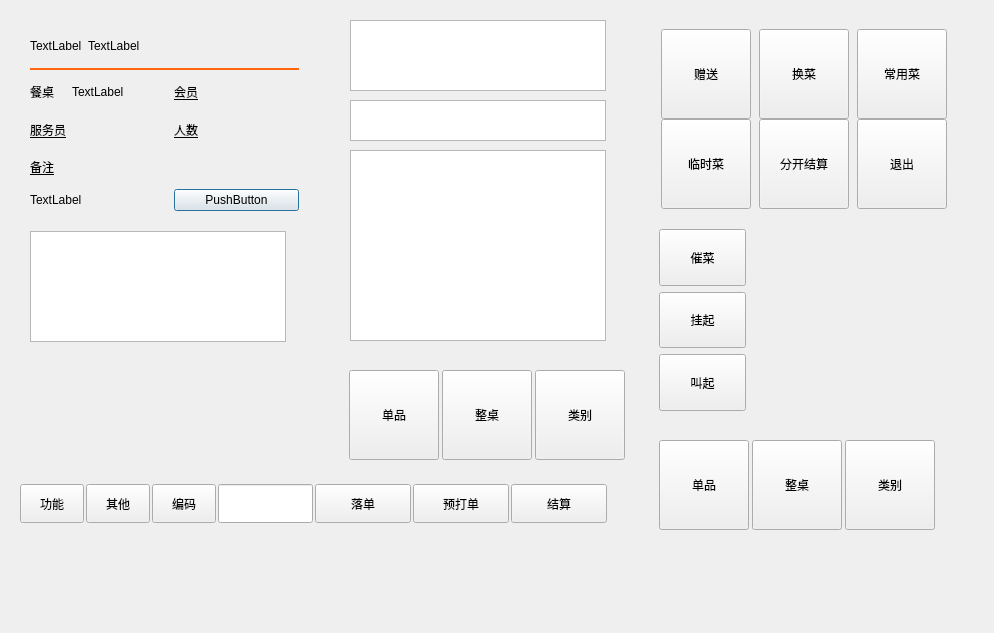
<?xml version="1.0" encoding="UTF-8"?>
<ui version="4.0">
 <class>w_scr_dish_main_table_800x600</class>
 <widget class="QDialog" name="w_scr_dish_main_table_800x600">
  <property name="geometry">
   <rect>
    <x>0</x>
    <y>0</y>
    <width>994</width>
    <height>633</height>
   </rect>
  </property>
  <property name="windowTitle">
   <string>Dialog</string>
  </property>
  <widget class="ftableview" name="tableView_subtype">
   <property name="geometry">
    <rect>
     <x>350</x>
     <y>100</y>
     <width>256</width>
     <height>41</height>
    </rect>
   </property>
   <property name="outer_stylesheet" stdset="0">
    <string>tableView_subtype</string>
   </property>
  </widget>
  <widget class="ftableview" name="tableView_dish">
   <property name="geometry">
    <rect>
     <x>350</x>
     <y>150</y>
     <width>256</width>
     <height>191</height>
    </rect>
   </property>
   <property name="outer_stylesheet" stdset="0">
    <string>tableView_dish</string>
   </property>
  </widget>
  <widget class="ftableview" name="tableView_type">
   <property name="geometry">
    <rect>
     <x>350</x>
     <y>20</y>
     <width>256</width>
     <height>71</height>
    </rect>
   </property>
   <property name="outer_stylesheet" stdset="0">
    <string>tableView_subtype</string>
   </property>
  </widget>
  <widget class="fexpandmain_dish_btn" name="frame_dish_bottom2">
   <property name="geometry">
    <rect>
     <x>40</x>
     <y>400</y>
     <width>251</width>
     <height>51</height>
    </rect>
   </property>
  </widget>
  <widget class="fexpandmain_tableview" name="tableView">
   <property name="geometry">
    <rect>
     <x>30</x>
     <y>231</y>
     <width>256</width>
     <height>111</height>
    </rect>
   </property>
  </widget>
  <widget class="lds_roundeddialog_title" name="frame_deskinfo" native="true">
   <property name="geometry">
    <rect>
     <x>30</x>
     <y>30</y>
     <width>269</width>
     <height>181</height>
    </rect>
   </property>
   <layout class="QGridLayout" name="gridLayout" columnstretch="0,1,0,1">
    <item row="1" column="0" colspan="4">
     <widget class="QLabel" name="label_5">
      <property name="minimumSize">
       <size>
        <width>0</width>
        <height>2</height>
       </size>
      </property>
      <property name="maximumSize">
       <size>
        <width>16777215</width>
        <height>2</height>
       </size>
      </property>
      <property name="styleSheet">
       <string notr="true">background-color:#ff650b</string>
      </property>
      <property name="text">
       <string/>
      </property>
     </widget>
    </item>
    <item row="0" column="0" colspan="4">
     <layout class="QHBoxLayout" name="horizontalLayout_3" stretch="0,1">
      <item>
       <widget class="QLabel" name="label_logo">
        <property name="text">
         <string>TextLabel</string>
        </property>
        <property name="outer_stylesheet" stdset="0">
         <string>label_upon_bg</string>
        </property>
       </widget>
      </item>
      <item>
       <widget class="QLabel" name="label_text">
        <property name="text">
         <string>TextLabel</string>
        </property>
        <property name="outer_stylesheet" stdset="0">
         <string>label_upon_bg</string>
        </property>
       </widget>
      </item>
     </layout>
    </item>
    <item row="3" column="3">
     <widget class="QLabel" name="label_int_person">
      <property name="text">
       <string/>
      </property>
      <property name="outer_stylesheet" stdset="0">
       <string>label_upon_bg</string>
      </property>
     </widget>
    </item>
    <item row="5" column="0" colspan="2">
     <widget class="QLabel" name="label_num">
      <property name="text">
       <string>TextLabel</string>
      </property>
      <property name="outer_stylesheet" stdset="0">
       <string>xx_num</string>
      </property>
     </widget>
    </item>
    <item row="2" column="0">
     <widget class="QLabel" name="label_btn_ch_tableno">
      <property name="text">
       <string>餐桌</string>
      </property>
      <property name="outer_stylesheet" stdset="0">
       <string>label_upon_bg</string>
      </property>
     </widget>
    </item>
    <item row="2" column="1">
     <widget class="label_click" name="label_ch_tableno">
      <property name="text">
       <string>TextLabel</string>
      </property>
      <property name="outer_stylesheet" stdset="0">
       <string>label_upon_bg</string>
      </property>
     </widget>
    </item>
    <item row="4" column="0">
     <widget class="label_click" name="label_btn_vch_memo">
      <property name="font">
       <font>
        <underline>true</underline>
       </font>
      </property>
      <property name="text">
       <string>备注</string>
      </property>
      <property name="outer_stylesheet" stdset="0">
       <string>label_upon_bg</string>
      </property>
     </widget>
    </item>
    <item row="3" column="0">
     <widget class="label_click" name="label_btn_vch_waiter">
      <property name="font">
       <font>
        <underline>true</underline>
       </font>
      </property>
      <property name="text">
       <string>服务员</string>
      </property>
      <property name="outer_stylesheet" stdset="0">
       <string>label_upon_bg</string>
      </property>
     </widget>
    </item>
    <item row="5" column="2" colspan="2">
     <widget class="QPushButton" name="label_total">
      <property name="text">
       <string>PushButton</string>
      </property>
      <property name="outer_stylesheet" stdset="0">
       <string>xx_amount</string>
      </property>
     </widget>
    </item>
    <item row="3" column="1">
     <widget class="QLabel" name="label_vch_waiter">
      <property name="text">
       <string/>
      </property>
      <property name="outer_stylesheet" stdset="0">
       <string>label_upon_bg</string>
      </property>
     </widget>
    </item>
    <item row="4" column="1" colspan="3">
     <widget class="QLabel" name="label_vch_memo">
      <property name="text">
       <string/>
      </property>
      <property name="outer_stylesheet" stdset="0">
       <string>label_upon_bg</string>
      </property>
     </widget>
    </item>
    <item row="2" column="2">
     <widget class="label_click" name="label_btn_vch_member">
      <property name="font">
       <font>
        <underline>true</underline>
       </font>
      </property>
      <property name="text">
       <string>会员</string>
      </property>
      <property name="outer_stylesheet" stdset="0">
       <string>label_upon_bg</string>
      </property>
     </widget>
    </item>
    <item row="3" column="2">
     <widget class="label_click" name="label_btn_int_person">
      <property name="font">
       <font>
        <underline>true</underline>
       </font>
      </property>
      <property name="text">
       <string>人数</string>
      </property>
      <property name="outer_stylesheet" stdset="0">
       <string>label_upon_bg</string>
      </property>
     </widget>
    </item>
    <item row="2" column="3">
     <widget class="label_click" name="label_vch_member">
      <property name="text">
       <string/>
      </property>
      <property name="outer_stylesheet" stdset="0">
       <string>label_upon_bg</string>
      </property>
     </widget>
    </item>
   </layout>
  </widget>
  <widget class="QFrame" name="frame_function">
   <property name="geometry">
    <rect>
     <x>650</x>
     <y>220</y>
     <width>105</width>
     <height>200</height>
    </rect>
   </property>
   <property name="outer_stylesheet" stdset="0">
    <string>normal_view_color</string>
   </property>
   <layout class="QVBoxLayout" name="verticalLayout">
    <item>
     <widget class="lds_pushbutton_wrap" name="pushButton_cuicai">
      <property name="sizePolicy">
       <sizepolicy hsizetype="Minimum" vsizetype="Expanding">
        <horstretch>0</horstretch>
        <verstretch>0</verstretch>
       </sizepolicy>
      </property>
      <property name="minimumSize">
       <size>
        <width>80</width>
        <height>0</height>
       </size>
      </property>
      <property name="focusPolicy">
       <enum>Qt::NoFocus</enum>
      </property>
      <property name="styleSheet">
       <string notr="true"/>
      </property>
      <property name="text">
       <string>催菜</string>
      </property>
      <property name="outer_stylesheet" stdset="0">
       <string>pushbutton_bottom</string>
      </property>
     </widget>
    </item>
    <item>
     <widget class="lds_pushbutton_wrap" name="pushButton_guaqi">
      <property name="sizePolicy">
       <sizepolicy hsizetype="Minimum" vsizetype="Expanding">
        <horstretch>0</horstretch>
        <verstretch>0</verstretch>
       </sizepolicy>
      </property>
      <property name="minimumSize">
       <size>
        <width>80</width>
        <height>0</height>
       </size>
      </property>
      <property name="focusPolicy">
       <enum>Qt::NoFocus</enum>
      </property>
      <property name="styleSheet">
       <string notr="true"/>
      </property>
      <property name="text">
       <string>挂起</string>
      </property>
      <property name="outer_stylesheet" stdset="0">
       <string>pushbutton_bottom</string>
      </property>
     </widget>
    </item>
    <item>
     <widget class="lds_pushbutton_wrap" name="pushButton_jiaodan">
      <property name="sizePolicy">
       <sizepolicy hsizetype="Minimum" vsizetype="Expanding">
        <horstretch>0</horstretch>
        <verstretch>0</verstretch>
       </sizepolicy>
      </property>
      <property name="minimumSize">
       <size>
        <width>80</width>
        <height>0</height>
       </size>
      </property>
      <property name="focusPolicy">
       <enum>Qt::NoFocus</enum>
      </property>
      <property name="styleSheet">
       <string notr="true"/>
      </property>
      <property name="text">
       <string>叫起</string>
      </property>
      <property name="outer_stylesheet" stdset="0">
       <string>pushbutton_bottom</string>
      </property>
     </widget>
    </item>
   </layout>
  </widget>
  <widget class="QFrame" name="frame_jiaodan">
   <property name="geometry">
    <rect>
     <x>340</x>
     <y>360</y>
     <width>291</width>
     <height>111</height>
    </rect>
   </property>
   <layout class="QHBoxLayout" name="horizontalLayout_4">
    <item>
     <widget class="lds_pushbutton_wrap" name="pushButton_jiaodan1">
      <property name="sizePolicy">
       <sizepolicy hsizetype="Expanding" vsizetype="Expanding">
        <horstretch>0</horstretch>
        <verstretch>0</verstretch>
       </sizepolicy>
      </property>
      <property name="minimumSize">
       <size>
        <width>90</width>
        <height>90</height>
       </size>
      </property>
      <property name="maximumSize">
       <size>
        <width>90</width>
        <height>90</height>
       </size>
      </property>
      <property name="font">
       <font>
        <weight>50</weight>
        <bold>false</bold>
       </font>
      </property>
      <property name="focusPolicy">
       <enum>Qt::NoFocus</enum>
      </property>
      <property name="styleSheet">
       <string notr="true"/>
      </property>
      <property name="text">
       <string>单品</string>
      </property>
      <property name="outer_stylesheet" stdset="0">
       <string>pushbutton_type</string>
      </property>
     </widget>
    </item>
    <item>
     <widget class="lds_pushbutton_wrap" name="pushButton_jiaodan2">
      <property name="sizePolicy">
       <sizepolicy hsizetype="Expanding" vsizetype="Expanding">
        <horstretch>0</horstretch>
        <verstretch>0</verstretch>
       </sizepolicy>
      </property>
      <property name="minimumSize">
       <size>
        <width>90</width>
        <height>90</height>
       </size>
      </property>
      <property name="maximumSize">
       <size>
        <width>90</width>
        <height>90</height>
       </size>
      </property>
      <property name="font">
       <font>
        <weight>50</weight>
        <bold>false</bold>
       </font>
      </property>
      <property name="focusPolicy">
       <enum>Qt::NoFocus</enum>
      </property>
      <property name="styleSheet">
       <string notr="true"/>
      </property>
      <property name="text">
       <string>整桌</string>
      </property>
      <property name="outer_stylesheet" stdset="0">
       <string>pushbutton_type</string>
      </property>
     </widget>
    </item>
    <item>
     <widget class="lds_pushbutton_wrap" name="pushButton_jiaodan3">
      <property name="sizePolicy">
       <sizepolicy hsizetype="Expanding" vsizetype="Expanding">
        <horstretch>0</horstretch>
        <verstretch>0</verstretch>
       </sizepolicy>
      </property>
      <property name="minimumSize">
       <size>
        <width>90</width>
        <height>90</height>
       </size>
      </property>
      <property name="maximumSize">
       <size>
        <width>90</width>
        <height>90</height>
       </size>
      </property>
      <property name="font">
       <font>
        <weight>50</weight>
        <bold>false</bold>
       </font>
      </property>
      <property name="focusPolicy">
       <enum>Qt::NoFocus</enum>
      </property>
      <property name="styleSheet">
       <string notr="true"/>
      </property>
      <property name="text">
       <string>类别</string>
      </property>
      <property name="outer_stylesheet" stdset="0">
       <string>pushbutton_type</string>
      </property>
     </widget>
    </item>
   </layout>
  </widget>
  <widget class="QFrame" name="frame_bottom">
   <property name="geometry">
    <rect>
     <x>20</x>
     <y>480</y>
     <width>591</width>
     <height>47</height>
    </rect>
   </property>
   <property name="styleSheet">
    <string notr="true"/>
   </property>
   <property name="frameShape">
    <enum>QFrame::NoFrame</enum>
   </property>
   <property name="frameShadow">
    <enum>QFrame::Raised</enum>
   </property>
   <layout class="QHBoxLayout" name="horizontalLayout_2" stretch="2,2,2,3,3,3,3">
    <property name="spacing">
     <number>2</number>
    </property>
    <property name="leftMargin">
     <number>0</number>
    </property>
    <property name="topMargin">
     <number>4</number>
    </property>
    <property name="rightMargin">
     <number>4</number>
    </property>
    <property name="bottomMargin">
     <number>4</number>
    </property>
    <item>
     <widget class="QPushButton" name="pushButton_function">
      <property name="sizePolicy">
       <sizepolicy hsizetype="Minimum" vsizetype="Expanding">
        <horstretch>0</horstretch>
        <verstretch>0</verstretch>
       </sizepolicy>
      </property>
      <property name="minimumSize">
       <size>
        <width>60</width>
        <height>0</height>
       </size>
      </property>
      <property name="focusPolicy">
       <enum>Qt::NoFocus</enum>
      </property>
      <property name="text">
       <string>功能</string>
      </property>
      <property name="icon">
       <iconset resource="../res.qrc">
        <normaloff>:/image/48.png</normaloff>:/image/48.png</iconset>
      </property>
      <property name="outer_stylesheet" stdset="0">
       <string>pushbutton_bottom</string>
      </property>
     </widget>
    </item>
    <item>
     <widget class="QPushButton" name="pushButton_other">
      <property name="sizePolicy">
       <sizepolicy hsizetype="Minimum" vsizetype="Expanding">
        <horstretch>0</horstretch>
        <verstretch>0</verstretch>
       </sizepolicy>
      </property>
      <property name="minimumSize">
       <size>
        <width>60</width>
        <height>0</height>
       </size>
      </property>
      <property name="focusPolicy">
       <enum>Qt::NoFocus</enum>
      </property>
      <property name="styleSheet">
       <string notr="true"/>
      </property>
      <property name="text">
       <string>其他</string>
      </property>
      <property name="icon">
       <iconset resource="../res.qrc">
        <normaloff>:/image/btn_icon/11.png</normaloff>:/image/btn_icon/11.png</iconset>
      </property>
      <property name="outer_stylesheet" stdset="0">
       <string>pushbutton_bottom_menu</string>
      </property>
     </widget>
    </item>
    <item>
     <widget class="QPushButton" name="pushButton_bianma">
      <property name="sizePolicy">
       <sizepolicy hsizetype="Minimum" vsizetype="Expanding">
        <horstretch>0</horstretch>
        <verstretch>0</verstretch>
       </sizepolicy>
      </property>
      <property name="minimumSize">
       <size>
        <width>60</width>
        <height>0</height>
       </size>
      </property>
      <property name="focusPolicy">
       <enum>Qt::NoFocus</enum>
      </property>
      <property name="styleSheet">
       <string notr="true"/>
      </property>
      <property name="text">
       <string>编码</string>
      </property>
      <property name="icon">
       <iconset resource="../res.qrc">
        <normaloff>:/image/btn_icon/2.png</normaloff>:/image/btn_icon/2.png</iconset>
      </property>
      <property name="outer_stylesheet" stdset="0">
       <string>pushbutton_bottom_menu</string>
      </property>
     </widget>
    </item>
    <item>
     <widget class="lds_lineedit" name="lineEdit_scan">
      <property name="sizePolicy">
       <sizepolicy hsizetype="Expanding" vsizetype="Expanding">
        <horstretch>0</horstretch>
        <verstretch>0</verstretch>
       </sizepolicy>
      </property>
      <property name="styleSheet">
       <string notr="true"/>
      </property>
      <property name="outer_stylesheet" stdset="0">
       <string>lineedit_qt_input</string>
      </property>
     </widget>
    </item>
    <item>
     <widget class="public_pushbutton_pay" name="pushButton_print">
      <property name="sizePolicy">
       <sizepolicy hsizetype="Minimum" vsizetype="Expanding">
        <horstretch>0</horstretch>
        <verstretch>0</verstretch>
       </sizepolicy>
      </property>
      <property name="focusPolicy">
       <enum>Qt::NoFocus</enum>
      </property>
      <property name="text">
       <string>落单</string>
      </property>
     </widget>
    </item>
    <item>
     <widget class="public_pushbutton_pay" name="pushButton_reprint">
      <property name="sizePolicy">
       <sizepolicy hsizetype="Minimum" vsizetype="Expanding">
        <horstretch>0</horstretch>
        <verstretch>0</verstretch>
       </sizepolicy>
      </property>
      <property name="focusPolicy">
       <enum>Qt::NoFocus</enum>
      </property>
      <property name="text">
       <string>预打单</string>
      </property>
     </widget>
    </item>
    <item>
     <widget class="public_pushbutton_pay" name="pushButton_pay">
      <property name="sizePolicy">
       <sizepolicy hsizetype="Minimum" vsizetype="Expanding">
        <horstretch>0</horstretch>
        <verstretch>0</verstretch>
       </sizepolicy>
      </property>
      <property name="focusPolicy">
       <enum>Qt::NoFocus</enum>
      </property>
      <property name="text">
       <string>结算</string>
      </property>
     </widget>
    </item>
   </layout>
  </widget>
  <widget class="QFrame" name="frame_cuicai">
   <property name="geometry">
    <rect>
     <x>650</x>
     <y>430</y>
     <width>291</width>
     <height>111</height>
    </rect>
   </property>
   <layout class="QHBoxLayout" name="horizontalLayout">
    <item>
     <widget class="lds_pushbutton_wrap" name="pushButton_cuicai1">
      <property name="sizePolicy">
       <sizepolicy hsizetype="Expanding" vsizetype="Expanding">
        <horstretch>0</horstretch>
        <verstretch>0</verstretch>
       </sizepolicy>
      </property>
      <property name="minimumSize">
       <size>
        <width>90</width>
        <height>90</height>
       </size>
      </property>
      <property name="maximumSize">
       <size>
        <width>90</width>
        <height>90</height>
       </size>
      </property>
      <property name="font">
       <font>
        <weight>50</weight>
        <bold>false</bold>
       </font>
      </property>
      <property name="focusPolicy">
       <enum>Qt::NoFocus</enum>
      </property>
      <property name="styleSheet">
       <string notr="true"/>
      </property>
      <property name="text">
       <string>单品</string>
      </property>
      <property name="outer_stylesheet" stdset="0">
       <string>pushbutton_type</string>
      </property>
     </widget>
    </item>
    <item>
     <widget class="lds_pushbutton_wrap" name="pushButton_cuicai2">
      <property name="sizePolicy">
       <sizepolicy hsizetype="Expanding" vsizetype="Expanding">
        <horstretch>0</horstretch>
        <verstretch>0</verstretch>
       </sizepolicy>
      </property>
      <property name="minimumSize">
       <size>
        <width>90</width>
        <height>90</height>
       </size>
      </property>
      <property name="maximumSize">
       <size>
        <width>90</width>
        <height>90</height>
       </size>
      </property>
      <property name="font">
       <font>
        <weight>50</weight>
        <bold>false</bold>
       </font>
      </property>
      <property name="focusPolicy">
       <enum>Qt::NoFocus</enum>
      </property>
      <property name="styleSheet">
       <string notr="true"/>
      </property>
      <property name="text">
       <string>整桌</string>
      </property>
      <property name="outer_stylesheet" stdset="0">
       <string>pushbutton_type</string>
      </property>
     </widget>
    </item>
    <item>
     <widget class="lds_pushbutton_wrap" name="pushButton_cuicai3">
      <property name="sizePolicy">
       <sizepolicy hsizetype="Expanding" vsizetype="Expanding">
        <horstretch>0</horstretch>
        <verstretch>0</verstretch>
       </sizepolicy>
      </property>
      <property name="minimumSize">
       <size>
        <width>90</width>
        <height>90</height>
       </size>
      </property>
      <property name="maximumSize">
       <size>
        <width>90</width>
        <height>90</height>
       </size>
      </property>
      <property name="font">
       <font>
        <weight>50</weight>
        <bold>false</bold>
       </font>
      </property>
      <property name="focusPolicy">
       <enum>Qt::NoFocus</enum>
      </property>
      <property name="styleSheet">
       <string notr="true"/>
      </property>
      <property name="text">
       <string>类别</string>
      </property>
      <property name="outer_stylesheet" stdset="0">
       <string>pushbutton_type</string>
      </property>
     </widget>
    </item>
   </layout>
  </widget>
  <widget class="QFrame" name="frame_other_menu">
   <property name="geometry">
    <rect>
     <x>650</x>
     <y>20</y>
     <width>311</width>
     <height>191</height>
    </rect>
   </property>
   <property name="styleSheet">
    <string notr="true"/>
   </property>
   <property name="frameShape">
    <enum>QFrame::NoFrame</enum>
   </property>
   <property name="frameShadow">
    <enum>QFrame::Plain</enum>
   </property>
   <property name="lineWidth">
    <number>0</number>
   </property>
   <layout class="QGridLayout" name="gridLayout_3">
    <item row="0" column="2">
     <widget class="lds_pushbutton_wrap" name="pushButton_changyong">
      <property name="sizePolicy">
       <sizepolicy hsizetype="Expanding" vsizetype="Expanding">
        <horstretch>0</horstretch>
        <verstretch>0</verstretch>
       </sizepolicy>
      </property>
      <property name="minimumSize">
       <size>
        <width>90</width>
        <height>90</height>
       </size>
      </property>
      <property name="maximumSize">
       <size>
        <width>90</width>
        <height>90</height>
       </size>
      </property>
      <property name="font">
       <font>
        <weight>50</weight>
        <bold>false</bold>
       </font>
      </property>
      <property name="focusPolicy">
       <enum>Qt::NoFocus</enum>
      </property>
      <property name="styleSheet">
       <string notr="true"/>
      </property>
      <property name="text">
       <string>常用菜</string>
      </property>
      <property name="outer_stylesheet" stdset="0">
       <string>pushbutton_type</string>
      </property>
     </widget>
    </item>
    <item row="0" column="1">
     <widget class="lds_pushbutton_wrap" name="pushButton_change">
      <property name="sizePolicy">
       <sizepolicy hsizetype="Expanding" vsizetype="Expanding">
        <horstretch>0</horstretch>
        <verstretch>0</verstretch>
       </sizepolicy>
      </property>
      <property name="minimumSize">
       <size>
        <width>90</width>
        <height>90</height>
       </size>
      </property>
      <property name="maximumSize">
       <size>
        <width>90</width>
        <height>90</height>
       </size>
      </property>
      <property name="font">
       <font>
        <weight>50</weight>
        <bold>false</bold>
       </font>
      </property>
      <property name="focusPolicy">
       <enum>Qt::NoFocus</enum>
      </property>
      <property name="styleSheet">
       <string notr="true"/>
      </property>
      <property name="text">
       <string>换菜</string>
      </property>
      <property name="outer_stylesheet" stdset="0">
       <string>pushbutton_type</string>
      </property>
     </widget>
    </item>
    <item row="1" column="0">
     <widget class="lds_pushbutton_wrap" name="pushButton_dishtmp">
      <property name="sizePolicy">
       <sizepolicy hsizetype="Expanding" vsizetype="Expanding">
        <horstretch>0</horstretch>
        <verstretch>0</verstretch>
       </sizepolicy>
      </property>
      <property name="minimumSize">
       <size>
        <width>90</width>
        <height>90</height>
       </size>
      </property>
      <property name="maximumSize">
       <size>
        <width>90</width>
        <height>90</height>
       </size>
      </property>
      <property name="font">
       <font>
        <weight>50</weight>
        <bold>false</bold>
       </font>
      </property>
      <property name="focusPolicy">
       <enum>Qt::NoFocus</enum>
      </property>
      <property name="styleSheet">
       <string notr="true"/>
      </property>
      <property name="text">
       <string>临时菜</string>
      </property>
      <property name="outer_stylesheet" stdset="0">
       <string>pushbutton_type</string>
      </property>
     </widget>
    </item>
    <item row="0" column="0">
     <widget class="lds_pushbutton_wrap" name="pushButton_present">
      <property name="sizePolicy">
       <sizepolicy hsizetype="Expanding" vsizetype="Expanding">
        <horstretch>0</horstretch>
        <verstretch>0</verstretch>
       </sizepolicy>
      </property>
      <property name="minimumSize">
       <size>
        <width>90</width>
        <height>90</height>
       </size>
      </property>
      <property name="maximumSize">
       <size>
        <width>90</width>
        <height>90</height>
       </size>
      </property>
      <property name="font">
       <font>
        <weight>50</weight>
        <bold>false</bold>
       </font>
      </property>
      <property name="focusPolicy">
       <enum>Qt::NoFocus</enum>
      </property>
      <property name="styleSheet">
       <string notr="true"/>
      </property>
      <property name="text">
       <string>赠送</string>
      </property>
      <property name="outer_stylesheet" stdset="0">
       <string>pushbutton_type</string>
      </property>
     </widget>
    </item>
    <item row="1" column="1">
     <widget class="lds_pushbutton_wrap" name="pushButton_paysomedish">
      <property name="sizePolicy">
       <sizepolicy hsizetype="Expanding" vsizetype="Expanding">
        <horstretch>0</horstretch>
        <verstretch>0</verstretch>
       </sizepolicy>
      </property>
      <property name="minimumSize">
       <size>
        <width>90</width>
        <height>90</height>
       </size>
      </property>
      <property name="maximumSize">
       <size>
        <width>90</width>
        <height>90</height>
       </size>
      </property>
      <property name="font">
       <font>
        <weight>50</weight>
        <bold>false</bold>
       </font>
      </property>
      <property name="focusPolicy">
       <enum>Qt::NoFocus</enum>
      </property>
      <property name="styleSheet">
       <string notr="true"/>
      </property>
      <property name="text">
       <string>分开结算</string>
      </property>
      <property name="outer_stylesheet" stdset="0">
       <string>pushbutton_type</string>
      </property>
     </widget>
    </item>
    <item row="1" column="2">
     <widget class="lds_pushbutton_wrap" name="pushButton_tuichu">
      <property name="sizePolicy">
       <sizepolicy hsizetype="Expanding" vsizetype="Expanding">
        <horstretch>0</horstretch>
        <verstretch>0</verstretch>
       </sizepolicy>
      </property>
      <property name="minimumSize">
       <size>
        <width>0</width>
        <height>90</height>
       </size>
      </property>
      <property name="maximumSize">
       <size>
        <width>90</width>
        <height>90</height>
       </size>
      </property>
      <property name="font">
       <font>
        <weight>50</weight>
        <bold>false</bold>
       </font>
      </property>
      <property name="focusPolicy">
       <enum>Qt::NoFocus</enum>
      </property>
      <property name="text">
       <string>退出</string>
      </property>
      <property name="outer_stylesheet" stdset="0">
       <string>pushbutton_type</string>
      </property>
     </widget>
    </item>
   </layout>
  </widget>
 </widget>
 <customwidgets>
  <customwidget>
   <class>lds_lineedit</class>
   <extends>QLineEdit</extends>
   <header>lds_lineedit.h</header>
  </customwidget>
  <customwidget>
   <class>ftableview</class>
   <extends>QTableView</extends>
   <header>ftableview.h</header>
  </customwidget>
  <customwidget>
   <class>lds_roundeddialog_title</class>
   <extends>QWidget</extends>
   <header>lds_roundeddialog_title.h</header>
   <container>1</container>
  </customwidget>
  <customwidget>
   <class>lds_pushbutton_wrap</class>
   <extends>QPushButton</extends>
   <header>lds_pushbutton_wrap.h</header>
  </customwidget>
  <customwidget>
   <class>public_pushbutton_pay</class>
   <extends>QPushButton</extends>
   <header>public_pushbutton_pay.h</header>
  </customwidget>
  <customwidget>
   <class>fexpandmain_tableview</class>
   <extends>QTableView</extends>
   <header>fexpandmain_tableview.h</header>
  </customwidget>
  <customwidget>
   <class>fexpandmain_dish_btn</class>
   <extends>QFrame</extends>
   <header>fexpandmain_dish_btn.h</header>
   <container>1</container>
  </customwidget>
  <customwidget>
   <class>label_click</class>
   <extends>QLabel</extends>
   <header>label_click.h</header>
  </customwidget>
 </customwidgets>
 <resources>
  <include location="../res.qrc"/>
 </resources>
 <connections/>
</ui>
